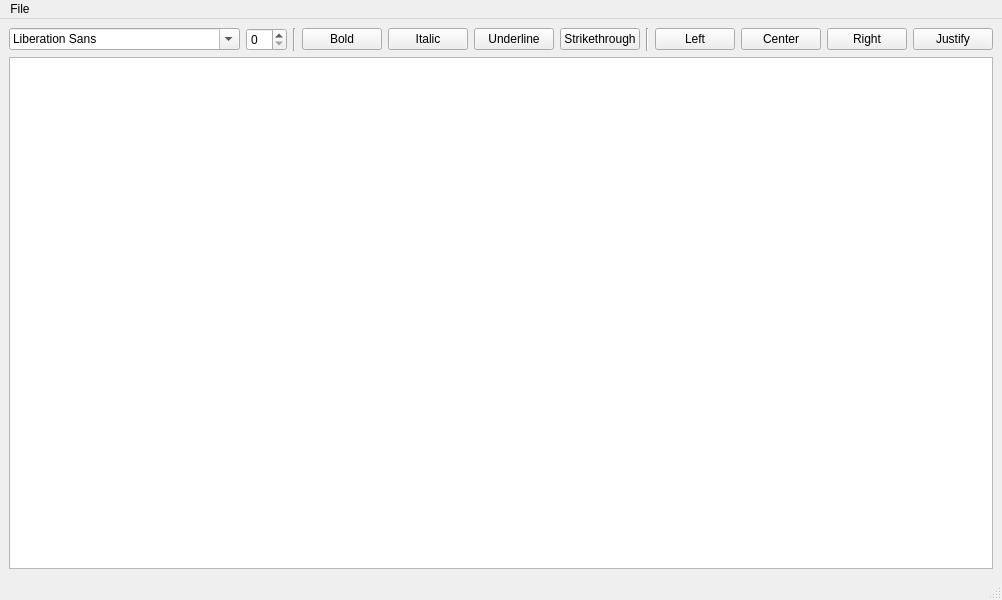
<?xml version="1.0" encoding="UTF-8"?>
<ui version="4.0">
 <class>Notepad</class>
 <widget class="QMainWindow" name="Notepad">
  <property name="geometry">
   <rect>
    <x>0</x>
    <y>0</y>
    <width>800</width>
    <height>600</height>
   </rect>
  </property>
  <property name="windowTitle">
   <string>Notepad</string>
  </property>
  <widget class="QWidget" name="centralwidget">
   <layout class="QVBoxLayout" name="verticalLayout">
    <item>
     <layout class="QGridLayout" name="gridLayout">
      <property name="bottomMargin">
       <number>0</number>
      </property>
      <item row="0" column="7">
       <widget class="Line" name="line_2">
        <property name="orientation">
         <enum>Qt::Vertical</enum>
        </property>
       </widget>
      </item>
      <item row="0" column="5">
       <widget class="QPushButton" name="pushUnderline">
        <property name="text">
         <string>Underline</string>
        </property>
        <property name="checkable">
         <bool>true</bool>
        </property>
        <attribute name="buttonGroup">
         <string notr="true">styleGroup</string>
        </attribute>
       </widget>
      </item>
      <item row="0" column="8">
       <widget class="QPushButton" name="pushLeft">
        <property name="text">
         <string>Left</string>
        </property>
        <property name="checkable">
         <bool>true</bool>
        </property>
        <attribute name="buttonGroup">
         <string notr="true">alignmentGroup</string>
        </attribute>
       </widget>
      </item>
      <item row="0" column="9">
       <widget class="QPushButton" name="pushCenter">
        <property name="text">
         <string>Center</string>
        </property>
        <property name="checkable">
         <bool>true</bool>
        </property>
        <attribute name="buttonGroup">
         <string notr="true">alignmentGroup</string>
        </attribute>
       </widget>
      </item>
      <item row="0" column="0">
       <widget class="QFontComboBox" name="fontComboBox"/>
      </item>
      <item row="0" column="3">
       <widget class="QPushButton" name="pushBold">
        <property name="text">
         <string>Bold</string>
        </property>
        <property name="checkable">
         <bool>true</bool>
        </property>
        <attribute name="buttonGroup">
         <string notr="true">styleGroup</string>
        </attribute>
       </widget>
      </item>
      <item row="0" column="4">
       <widget class="QPushButton" name="pushItalic">
        <property name="text">
         <string>Italic</string>
        </property>
        <property name="checkable">
         <bool>true</bool>
        </property>
        <attribute name="buttonGroup">
         <string notr="true">styleGroup</string>
        </attribute>
       </widget>
      </item>
      <item row="0" column="6">
       <widget class="QPushButton" name="pushStrike">
        <property name="text">
         <string>Strikethrough</string>
        </property>
        <property name="checkable">
         <bool>true</bool>
        </property>
        <attribute name="buttonGroup">
         <string notr="true">styleGroup</string>
        </attribute>
       </widget>
      </item>
      <item row="0" column="1">
       <widget class="QSpinBox" name="spinBox"/>
      </item>
      <item row="0" column="2">
       <widget class="Line" name="line">
        <property name="orientation">
         <enum>Qt::Vertical</enum>
        </property>
       </widget>
      </item>
      <item row="0" column="10">
       <widget class="QPushButton" name="pushRight">
        <property name="text">
         <string>Right</string>
        </property>
        <property name="checkable">
         <bool>true</bool>
        </property>
        <attribute name="buttonGroup">
         <string notr="true">alignmentGroup</string>
        </attribute>
       </widget>
      </item>
      <item row="0" column="11">
       <widget class="QPushButton" name="pushJustify">
        <property name="text">
         <string>Justify</string>
        </property>
        <property name="checkable">
         <bool>true</bool>
        </property>
        <attribute name="buttonGroup">
         <string notr="true">alignmentGroup</string>
        </attribute>
       </widget>
      </item>
     </layout>
    </item>
    <item>
     <widget class="QTextEdit" name="textEdit"/>
    </item>
   </layout>
  </widget>
  <widget class="QMenuBar" name="menubar">
   <property name="geometry">
    <rect>
     <x>0</x>
     <y>0</y>
     <width>800</width>
     <height>20</height>
    </rect>
   </property>
   <widget class="QMenu" name="menuFile">
    <property name="title">
     <string>File</string>
    </property>
    <addaction name="actionNew"/>
    <addaction name="actionOpen"/>
    <addaction name="actionSave"/>
    <addaction name="actionSave_as"/>
    <addaction name="actionExit"/>
   </widget>
   <addaction name="menuFile"/>
  </widget>
  <widget class="QStatusBar" name="statusbar"/>
  <action name="actionNew">
   <property name="text">
    <string>New</string>
   </property>
  </action>
  <action name="actionOpen">
   <property name="text">
    <string>Open</string>
   </property>
  </action>
  <action name="actionSave">
   <property name="text">
    <string>Save</string>
   </property>
  </action>
  <action name="actionSave_as">
   <property name="text">
    <string>Save as</string>
   </property>
  </action>
  <action name="actionExit">
   <property name="text">
    <string>Exit</string>
   </property>
  </action>
 </widget>
 <resources/>
 <connections/>
 <buttongroups>
  <buttongroup name="alignmentGroup"/>
  <buttongroup name="styleGroup">
   <property name="exclusive">
    <bool>false</bool>
   </property>
  </buttongroup>
 </buttongroups>
</ui>
